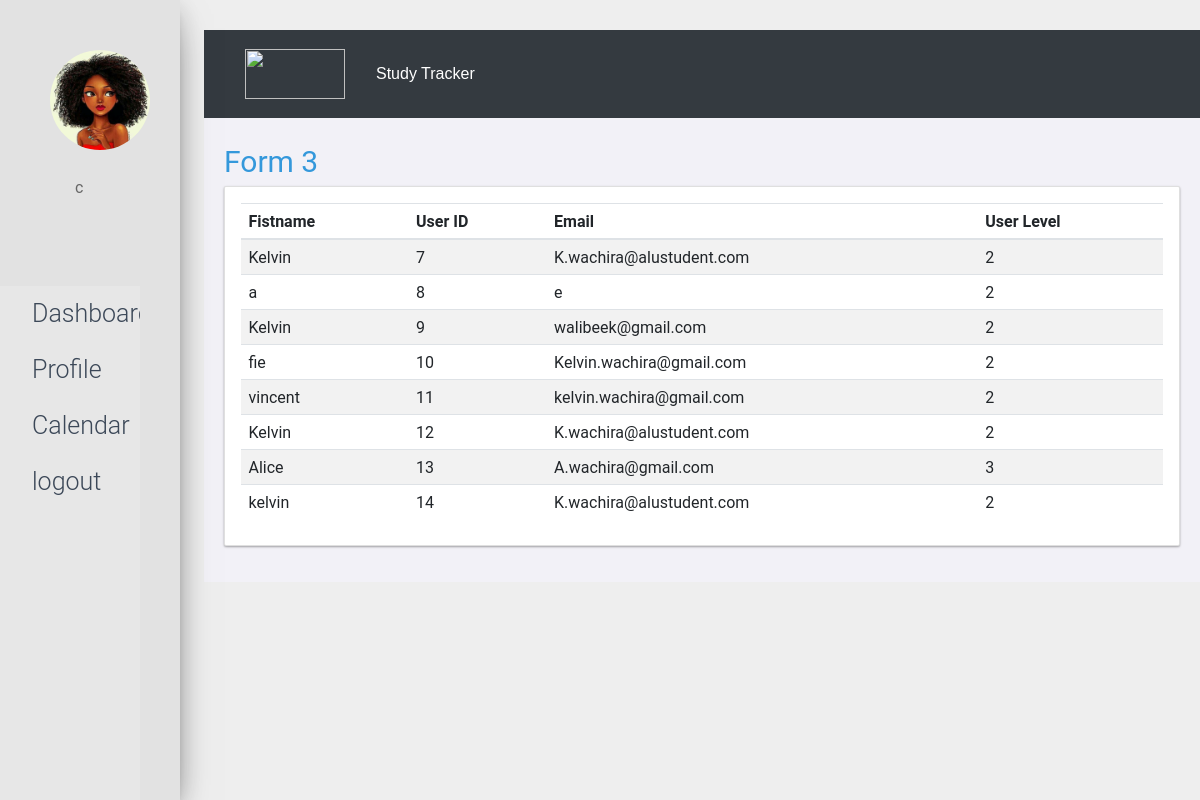
Screenshot of /index.php?name=manageusers (signed in) with the database file from the repository.
### tables this page shows
CREATE TABLE `user_accounts` (
  `ID` int(100) NOT NULL,
  `first_name` varchar(100) NOT NULL,
  `last_name` varchar(100) NOT NULL,
  `username` varchar(100) NOT NULL,
  `email_adress` varchar(100) NOT NULL,
  `user_passwords` varchar(100) NOT NULL,
  `user_level_id` int(100) NOT NULL DEFAULT 2
);

### db.php (called while the page is built, shortened)
<?php
class DB {
    function __construct() {
        $dbhost = 'localhost';
        $dbuname = 'root';
        $dbpass = '';
        $dbname = 'Study-Tracker';
        $this->_dbconn = mysqli_connect($dbhost, $dbuname, $dbpass, $dbname);
    }
}

### appform.php (called while the page is built, shortened)
<?php
include 'db.php';
class App extends DB {
    function GetUserMailandName(){
        $query = "SELECT * FROM user_accounts";
        $result = mysqli_query($this->_dbconn, $query)or die(mysqli_errno());
        $row = mysqli_fetch_all($result, MYSQLI_ASSOC);
        return $row;
    }
}
?>

### manageusers.php (the view, shortened to what this page needs)
<link rel="stylesheet" href="css/index.css">
<?php
    include 'appform.php';
    $newapp = new App();
    $users = $newapp->GetUserMailandName();
?>
 <body class = "main-body">
        <div class="grid-item">
            <div class = "heading" >
                <a href="<?php echo'index.php?name=results&class=3'; ?>"><i class="fa"></i> Form 3</a>
            </div>
                <div class="card radius shadowDepth1">
                    <div class="card__content card__padding">
                        <article class="card__article">
                            <div class="row">
                                <div class="col-lg-12">
                                    <section class="panel">
                                        <table class="table table-striped table-advance table-hover">
                                            <thead>
                                                <tr>
                                                    <th>Fistname</th>
                                                    <th>User ID</th>
                                                    <th>Email</th>
                                                    <th>User Level</th>
                                                </tr>
                                            </thead>
                                            <tbody>
                                                <?php foreach ($users as $key => $value): ?>
                                                    <tr>
                                                        <div class="row">
                                                        <td><?php echo $value['first_name'];?> </td>
                                                        <td><?php echo $value['ID'];?> </td>
                                                        <td><?php echo $value['email_adress'];?> </td>
                                                        <td><?php echo $value['user_level_id'];?> </td>
                                                    </tr>
                                                <?php endforeach; ?>
                                            </tbody>
                                        </table>
                                    </section>
                                </div>
                            </div>
                        </article>
                    </div>
                </div>
        </div>
</body>

### css/style.css (style rules this page uses)
body { font-family: "Lato", sans-serif; }
.main-body { padding-left: 17%; padding-top: 2.5%; }

### css/cards.css (style rules this page uses)
.grid-item { background-color: #f2f1f7; border: #20362A; padding: 20px; font-size: 30px; text-align: left; }
*, *:after, *:before { margin: 0; padding: 0; box-sizing: border-box; }
body { background-color: #eee; font-family: Roboto; font-weight: 400; font-size: 1.6em; line-height: 1.6; color: #666; }
a { text-decoration: none; color: #3498db; }
.radius { border-radius: 2px; }
.shadowDepth1 { box-shadow: 0 1px 3px rgba(0,0,0, 0.12), 0 1px 2px rgba(0,0,0, 0.24); }
.card { background-color: #fff; margin-bottom: 1.6rem; }
.card__padding { padding: 1.6rem; }
.card__content { position: relative; }

### rows the page displays
user_accounts: first_name "Kelvin", ID "7", email_adress "K.wachira@alustudent.com", user_level "2"
user_accounts: first_name "a", ID "8", email_adress "e", user_level "2"
user_accounts: first_name "Kelvin", ID "9", email_adress "walibeek@gmail.com", user_level "2"
user_accounts: first_name "fie", ID "10", email_adress "Kelvin.wachira@gmail.com", user_level "2"
user_accounts: first_name "vincent", ID "11", email_adress "kelvin.wachira@gmail.com", user_level "2"
user_accounts: first_name "Kelvin", ID "12", email_adress "K.wachira@alustudent.com", user_level "2"
user_accounts: first_name "Alice", ID "13", email_adress "A.wachira@gmail.com", user_level "3"
user_accounts: first_name "kelvin", ID "14", email_adress "K.wachira@alustudent.com", user_level "2"

### other values shown
$_SESSION['username'] "c"
